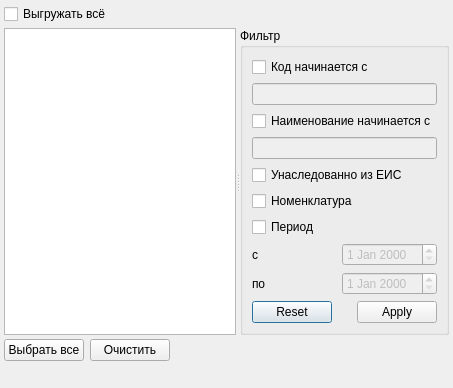
<?xml version="1.0" encoding="UTF-8"?>
<ui version="4.0">
 <class>ExportRbService_Wizard_1</class>
 <widget class="QDialog" name="ExportRbService_Wizard_1">
  <property name="windowModality">
   <enum>Qt::NonModal</enum>
  </property>
  <property name="geometry">
   <rect>
    <x>0</x>
    <y>0</y>
    <width>453</width>
    <height>367</height>
   </rect>
  </property>
  <property name="windowTitle">
   <string>Список записей</string>
  </property>
  <layout class="QGridLayout">
   <property name="margin">
    <number>4</number>
   </property>
   <property name="spacing">
    <number>4</number>
   </property>
   <item row="0" column="0">
    <layout class="QHBoxLayout">
     <item>
      <widget class="QCheckBox" name="checkExportAll">
       <property name="text">
        <string>Выгружать всё</string>
       </property>
      </widget>
     </item>
     <item>
      <spacer>
       <property name="orientation">
        <enum>Qt::Horizontal</enum>
       </property>
       <property name="sizeHint" stdset="0">
        <size>
         <width>40</width>
         <height>20</height>
        </size>
       </property>
      </spacer>
     </item>
    </layout>
   </item>
   <item row="2" column="0">
    <widget class="QSplitter" name="splitterTree">
     <property name="orientation">
      <enum>Qt::Horizontal</enum>
     </property>
     <widget class="CTableView" name="tblItems">
      <property name="whatsThis">
       <string comment="ура!">список записей</string>
      </property>
      <property name="tabKeyNavigation">
       <bool>false</bool>
      </property>
      <property name="alternatingRowColors">
       <bool>true</bool>
      </property>
     </widget>
     <widget class="QGroupBox" name="gbFilter">
      <property name="title">
       <string>Фильтр</string>
      </property>
      <layout class="QGridLayout" name="gridLayout">
       <item row="8" column="0">
        <layout class="QHBoxLayout" name="horizontalLayout">
         <item>
          <widget class="QLabel" name="label_2">
           <property name="text">
            <string>по</string>
           </property>
          </widget>
         </item>
         <item>
          <widget class="QDateEdit" name="edtFilterEndDate">
           <property name="enabled">
            <bool>false</bool>
           </property>
          </widget>
         </item>
        </layout>
       </item>
       <item row="7" column="0">
        <layout class="QHBoxLayout" name="horizontalLayout_2">
         <item>
          <widget class="QLabel" name="label">
           <property name="text">
            <string>с</string>
           </property>
          </widget>
         </item>
         <item>
          <widget class="QDateEdit" name="edtFilterBegDate">
           <property name="enabled">
            <bool>false</bool>
           </property>
          </widget>
         </item>
        </layout>
       </item>
       <item row="0" column="0">
        <widget class="QCheckBox" name="chkFilterCode">
         <property name="text">
          <string>Код начинается с</string>
         </property>
        </widget>
       </item>
       <item row="1" column="0">
        <widget class="QLineEdit" name="edtFilterCode">
         <property name="enabled">
          <bool>false</bool>
         </property>
        </widget>
       </item>
       <item row="5" column="0">
        <widget class="QCheckBox" name="chkFilterNomenclature">
         <property name="text">
          <string>Номенклатура</string>
         </property>
         <property name="tristate">
          <bool>true</bool>
         </property>
        </widget>
       </item>
       <item row="4" column="0">
        <widget class="QCheckBox" name="chkFilterEIS">
         <property name="text">
          <string>Унаследованно из ЕИС</string>
         </property>
         <property name="tristate">
          <bool>true</bool>
         </property>
        </widget>
       </item>
       <item row="6" column="0">
        <widget class="QCheckBox" name="chkFilterPeriod">
         <property name="text">
          <string>Период</string>
         </property>
        </widget>
       </item>
       <item row="9" column="0">
        <spacer name="verticalSpacer">
         <property name="orientation">
          <enum>Qt::Vertical</enum>
         </property>
         <property name="sizeHint" stdset="0">
          <size>
           <width>20</width>
           <height>40</height>
          </size>
         </property>
        </spacer>
       </item>
       <item row="10" column="0">
        <widget class="QDialogButtonBox" name="bbxFilter">
         <property name="standardButtons">
          <set>QDialogButtonBox::Apply|QDialogButtonBox::Reset</set>
         </property>
        </widget>
       </item>
       <item row="3" column="0">
        <widget class="QLineEdit" name="edtFilterName">
         <property name="enabled">
          <bool>false</bool>
         </property>
        </widget>
       </item>
       <item row="2" column="0">
        <widget class="QCheckBox" name="chkFilterName">
         <property name="text">
          <string>Наименование начинается с</string>
         </property>
        </widget>
       </item>
      </layout>
      <zorder>chkFilterCode</zorder>
      <zorder>edtFilterCode</zorder>
      <zorder>chkFilterEIS</zorder>
      <zorder>chkFilterNomenclature</zorder>
      <zorder>chkFilterPeriod</zorder>
      <zorder>bbxFilter</zorder>
      <zorder>verticalSpacer</zorder>
      <zorder>edtFilterName</zorder>
      <zorder>chkFilterName</zorder>
     </widget>
    </widget>
   </item>
   <item row="3" column="0">
    <layout class="QHBoxLayout">
     <property name="spacing">
      <number>6</number>
     </property>
     <property name="margin">
      <number>0</number>
     </property>
     <item>
      <widget class="QPushButton" name="btnSelectAll">
       <property name="text">
        <string>Выбрать все</string>
       </property>
      </widget>
     </item>
     <item>
      <widget class="QPushButton" name="btnClearSelection">
       <property name="text">
        <string>Очистить</string>
       </property>
      </widget>
     </item>
     <item>
      <spacer>
       <property name="orientation">
        <enum>Qt::Horizontal</enum>
       </property>
       <property name="sizeHint" stdset="0">
        <size>
         <width>40</width>
         <height>20</height>
        </size>
       </property>
      </spacer>
     </item>
    </layout>
   </item>
   <item row="4" column="0">
    <widget class="QStatusBar" name="statusBar">
     <property name="sizePolicy">
      <sizepolicy hsizetype="Preferred" vsizetype="Fixed">
       <horstretch>0</horstretch>
       <verstretch>0</verstretch>
      </sizepolicy>
     </property>
     <property name="toolTip">
      <string>A status bar</string>
     </property>
     <property name="whatsThis">
      <string>A status bar.</string>
     </property>
     <property name="sizeGripEnabled">
      <bool>false</bool>
     </property>
    </widget>
   </item>
  </layout>
 </widget>
 <customwidgets>
  <customwidget>
   <class>CTableView</class>
   <extends>QTableView</extends>
   <header>library/TableView.h</header>
  </customwidget>
 </customwidgets>
 <tabstops>
  <tabstop>checkExportAll</tabstop>
  <tabstop>tblItems</tabstop>
  <tabstop>chkFilterCode</tabstop>
  <tabstop>edtFilterCode</tabstop>
  <tabstop>chkFilterEIS</tabstop>
  <tabstop>chkFilterNomenclature</tabstop>
  <tabstop>chkFilterPeriod</tabstop>
  <tabstop>edtFilterBegDate</tabstop>
  <tabstop>edtFilterEndDate</tabstop>
  <tabstop>bbxFilter</tabstop>
  <tabstop>btnSelectAll</tabstop>
  <tabstop>btnClearSelection</tabstop>
 </tabstops>
 <resources/>
 <connections/>
</ui>
